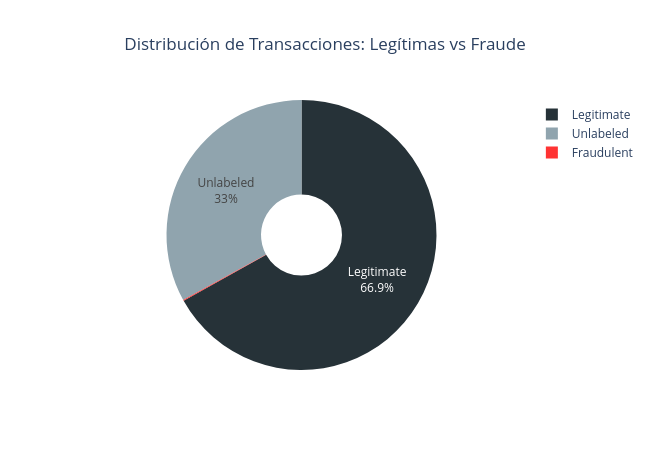

Notebook source saved alongside this figure:
### Code cell
fraud_perc_fig = px.pie(
    fraud_perc_df ,
    values='Total', 
    names='target', 
    title= 'Distribución de Transacciones: Legítimas vs Fraude',
    color='target',
    color_discrete_map={'Legitimate': '#263238', 'Fraudulent': '#FF3333', 'Unlabeled': '#90A4AE'},
    hole=0.3
    )
fraud_perc_fig.update_traces(
    textposition='inside', 
    textinfo='percent+label',
    )
fraud_perc_fig.update_layout(width=650, height=450, title_x=0.5, autosize=False)

fraud_perc_fig.show()

### Figure 1 — Plotly figure (JSON) as saved in the notebook; plotly's stock layout.template omitted (floating-point values rounded to 4 significant figures)
{"data": [{"customdata": [["Unlabeled"], ["Fraudulent"], ["Legitimate"]], "domain": {"x": [0, 1], "y": [0, 1]}, "hole": 0.3, "hovertemplate": "target=%{customdata[0]}<br>Total=%{value}<extra></extra>", "labels": ["Unlabeled", "Fraudulent", "Legitimate"], "legendgroup": "", "marker": {"colors": ["#90A4AE", "#FF3333", "#263238"]}, "name": "", "showlegend": true, "textinfo": "percent+label", "textposition": "inside", "type": "pie", "values": [4390952, 13332, 8901631]}], "layout": {"autosize": false, "height": 450, "legend": {"tracegroupgap": 0}, "title": {"text": "Distribución de Transacciones: Legítimas vs Fraude", "x": 0.5}, "width": 650}}
